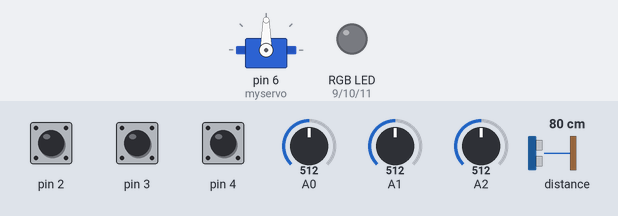
This sketch was run on a simulated Arduino Uno, built with avr-gcc and run on an emulated ATmega328P. Parts: servo, an RGB LED mixed from three pins (HIGH = lit). Dashed ring = blinking. Inputs (shaded band) come from the test bench; at power-on: pin 2 HIGH, A2 = 512, A1 = 512, distance to the obstacle 80 cm, pin 3 HIGH, pin 4 HIGH, A0 = 512. What the sketch prints to the serial monitor is not drawn.

Above: at 1.2 s.
1.3 s: pin 2 pulled LOW for 3.2 s
At 2.2 s:
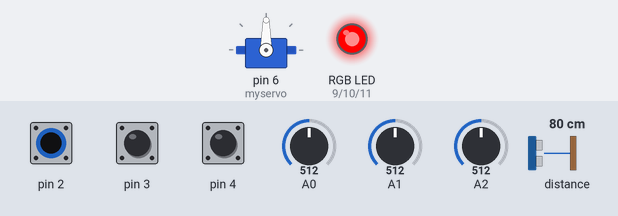
At 2.7 s:
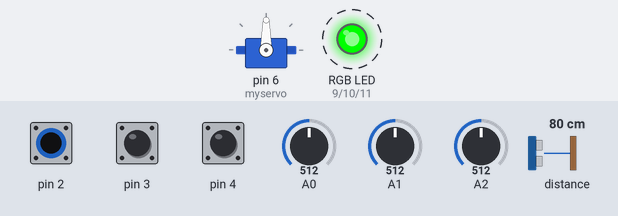
6.0 s: A2 set to 30
9.0 s: A1 set to 30
12.0 s: distance to the obstacle set to 2 cm
At 13.6 s:
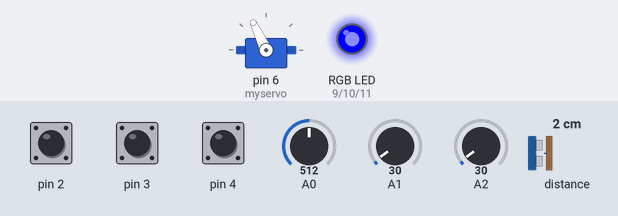
15.0 s: A1 set to 306
18.0 s: pin 2 pulled LOW for 0.15 s
At 19.4 s:
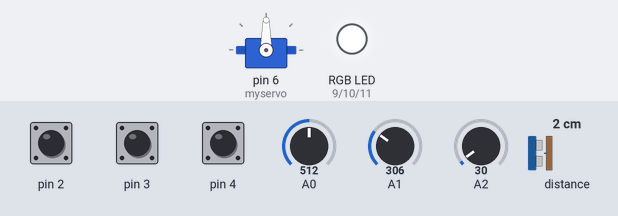
Timing chart, 0 to 21.0 s (numbered marks = the images above; inputs shaded):
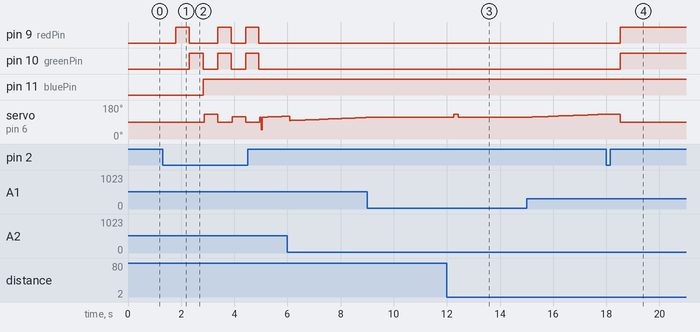

The sketch:

stateChange_2.ino
```cpp
#include <Servo.h>
#include <Adafruit_VL53L0X.h>
#include <Wire.h>

Servo myservo;
Adafruit_VL53L0X mySensor = Adafruit_VL53L0X();

double kp = 0;
double ki = 0;
double kd = 0;

float distance_setpoint = 116;
float levang = 90;

int error_limit = 30;  // acceptable distance error (mm)
int cycle_limit = 60;  // minimum number of consecutive loop cycles within error limit to be considered "stable"
int cycle_counter;     // number of consecutive loop cycles within error limit


const int numReadings = 10;

int readings[numReadings];  // the readings from the analog input
int readIndex = 0;          // the index of the current reading
int total = 0;              // the running total
int average = 0;            // the average

float distance_raw;  // sensor output (mm)
float distance_previous_error, distance_error;
long period = 0;

float PID_p;      //proportional control action
float PID_i;      //integral control action
float PID_d;      //derivative control action
float PID_total;  //total control action

float move;
unsigned long time;       // current time (mm)
unsigned long time_prev;  // previous time, used to calculate time step
unsigned long time_step;  // period of one loop cycle (ms)

long duration;


//NEW VARIABLES USED

//RGB manipulation pins
int redPin = 9;
int greenPin = 10;
int bluePin = 11;

//"index" of the calibration modes
int index = 0;

//Array to see which state the circuit is in while running
String states[5] = { "Inactive", "Servo", "Sensor", "PID", "Test" };

void setup() {

  for (int thisReading = 0; thisReading < numReadings; thisReading++) {
    readings[thisReading] = 0;
  }

  // Serial setup
  Serial.begin(115200);

  // Servo setup
  myservo.attach(6);
  myservo.write(levang);

  //Sensor setup
  if (!mySensor.begin()) {  // check for sensor intialization
    Serial.println(F("Failed to boot VL53 L0X. Please reset."));
    while (1)
      ;
  }

  mySensor.setMeasurementTimingBudgetMicroSeconds(20000);  // set sensor timing budget to 20 ms
  mySensor.startRangeContinuous();                         // intialize "continuous" sensor output

  // Control algorithm setup
  while (!mySensor.isRangeComplete()) {
    delay(1);  // wait for first distance measurement
  }
  time = millis();                      // get current time
  distance_raw = mySensor.readRange();  // get distance measurement

  //Button setup
  pinMode(2, INPUT_PULLUP);
  pinMode(3, INPUT_PULLUP);
  pinMode(4, INPUT_PULLUP);

  //RGB setup
  pinMode(redPin, OUTPUT);
  pinMode(greenPin, OUTPUT);
  pinMode(bluePin, OUTPUT);
}

void loop() {
  changeState();
  if (index == 0) {
    Serial.println(states[index]);
    setColor(0, 0, 0);
  }

  //servo calibration
  //adjust value with buttons
  //set angle from adjusting to "levang"

  if (index == 1) {

    //remove in final code
    Serial.print(states[index]);
    Serial.print(": ");
    Serial.print(digitalRead(3));
    Serial.print(" ");
    Serial.print(digitalRead(4));
    Serial.println(" ");
    Serial.print("Angle: ");
    //up to here

    calibrateServo();
    setColor(255, 0, 0);
  }

  //sensor calibration
  //get value using distance sensor
  //then set it to "distance_setpoint"

  if (index == 2) {
    Serial.println(states[index]);
    setColor(0, 255, 0);
    distance_setpoint = mySensor.readRange();
    Serial.println(distance_setpoint);
  }

  //PID calibration
  //read potentiometer values
  //maps them to smaller values

  if (index == 3) {
    Serial.println(states[index]);
    setColor(0, 0, 255);

    //mapping potentiometer readings
    //from 0-100
    kp = map(analogRead(A2), 10, 1023, 0, 100);
    ki = map(analogRead(A1), 10, 1023, 0, 100);
    kd = map(analogRead(A0), 10, 1023, 0, 100);
    kp = kp / 1000;
    ki = ki / 100000;

    //place main code here
    // run calculations when distance measurement is updated


    ////// running average to smoothen value ///////
    total = total - readings[readIndex];
    // read from the sensor:
    readings[readIndex] = mySensor.readRange();
    // add the reading to the total:
    total = total + readings[readIndex];
    // advance to the next position in the array:
    readIndex = readIndex + 1;

    // if we're at the end of the array...
    if (readIndex >= numReadings) {
      // ...wrap around to the beginning:
      readIndex = 0;
    }

    // calculate the average:
    average = total / numReadings;
    // send it to the computer as ASCII digits
    distance_raw = average;

    delay(1);  // delay in between reads for stability

    time_prev = time;                                // get previous time
    delay(constrain(25 - (millis() - time), 0, 5));  // delay loop cycle to at least 25 ms
    time = millis();                                 // get current time
    period = time - time_prev;                       // compute time step

    //distance_raw = mySensor.readRange();             // get distance measurement
    distance_raw = constrain(distance_raw, 10, 300);    // create approximate lower and upper ends for distance
    distance_error = distance_setpoint - distance_raw;  // obtaining error for PID calculations

    /*Implementing PID feedback on the error*/
    PID_p = kp * distance_error;
    PID_d = kd * ((distance_error - distance_previous_error) / period);
    PID_i = PID_i + (ki * distance_error);


    ////////// Permanent Stability Condition /////////////

    if (cycle_counter >= cycle_limit) {       // run if distance has not stabilized within error limit and time limit
      PID_p = 0;                              // set proportional control action to zero
      PID_d = 0;                              // set derivatve control action to zero
      PID_i = PID_i - (ki * distance_error);  // also keep integral control action constant
      cycle_counter = cycle_limit;
    }

    if (abs(distance_error) <= error_limit) {  // run if distance error is within error limit
      cycle_counter++;                         // increase loop cycle counter if below loop cycle limit
    } else {
      cycle_counter = 0;  // if distance error outside error limit, reset loop cycle counter
    }

    ///////////////////////////////////////////////////////

    PID_total = PID_p + PID_i + PID_d;

    move = levang + PID_total;                         // get the new servo-angle
    move = constrain(move, levang - 40, levang + 40);  // ensure the new angle does not cause drastic shifts
    myservo.write(move);

    distance_previous_error = distance_error;  // store as previous error for ID calculations


    //printing out raw potentiometer values
    //printing out mapped potentiometer values
    Serial.print(analogRead(A2));
    Serial.print(" ");
    Serial.print(analogRead(A1));
    Serial.print(" ");
    Serial.print(analogRead(A0));
    Serial.println(" ");
    Serial.print(kp, 4);
    Serial.print(" ");
    Serial.print(ki, 5);
    Serial.print(" ");
    Serial.print(kd);
    Serial.println(" ");
  }
  if (index == 4) {
    myservo.write(levang);
    setColor(255, 255, 255);
    Serial.print("Servo Angle: ");
    Serial.println(levang);
    Serial.print("Distance: ");
    Serial.println(distance_setpoint);
    Serial.print("PID: ");
    Serial.print("kp: ");
    Serial.print(kp);
    Serial.print(" ");
    Serial.print("ki: ");
    Serial.print(ki);
    Serial.print(" ");
    Serial.print("kd: ");
    Serial.print(kd);
    Serial.println(" ");
  }
}

//increases "index" each time button is pressed
//loops back to "0" state after state 3
void changeState() {

  //check if button is pressed
  //and if any other button is being pressed at the same time
  if (digitalRead(2) == 0 && (digitalRead(2) != digitalRead(3) || digitalRead(2) != digitalRead(4))) {
    index++;
    if (index > 4) {
      index = 3;
    }
    delay(500);
  }
}

//function to set rgb colors
//so we don't need to analogWrite
//each one manually
void setColor(int redValue, int greenValue, int blueValue) {
  analogWrite(redPin, redValue);
  analogWrite(greenPin, greenValue);
  analogWrite(bluePin, blueValue);
}

//function to calibrate servo
void calibrateServo() {

  //check if both buttons are pressed or not pressed
  //does not allow both buttons to be pressed
  if (digitalRead(3) != digitalRead(4)) {

    //check which button is being pressed
    //limits the manual levang calibration
    //to a certain range(+ or - 35)
    if (digitalRead(3) == 0 && levang < 90 + 45) {
      levang++;
      myservo.write(levang);
      delay(100);
    }
    if (digitalRead(4) == 0 && levang > 90 - 45) {
      levang--;
      myservo.write(levang);
      delay(100);
    }
  }
  Serial.println(levang);
}
```

Measured:
- after the input at 1.3 s, pin 9 (redPin): goes HIGH 0.50 s, LOW 1.1 s, HIGH 0.50 s, LOW 0.54 s, HIGH 0.50 s, then LOW, starting after 0.50 s; pin 10 (greenPin): alternates HIGH for 0.50 s and LOW for 0.54 s, 6 changes in all, then stays LOW, starting after 1.0 s
- after the input at 12.0 s, servo on pin 6 (myservo): 115° → 130° after 0.27 s, → 115° 0.17 s later
- after the input at 18.0 s, pin 9 (redPin), pin 10 (greenPin): LOW → HIGH after 0.53 s; servo on pin 6 (myservo): 130° → 90° after 0.53 s
